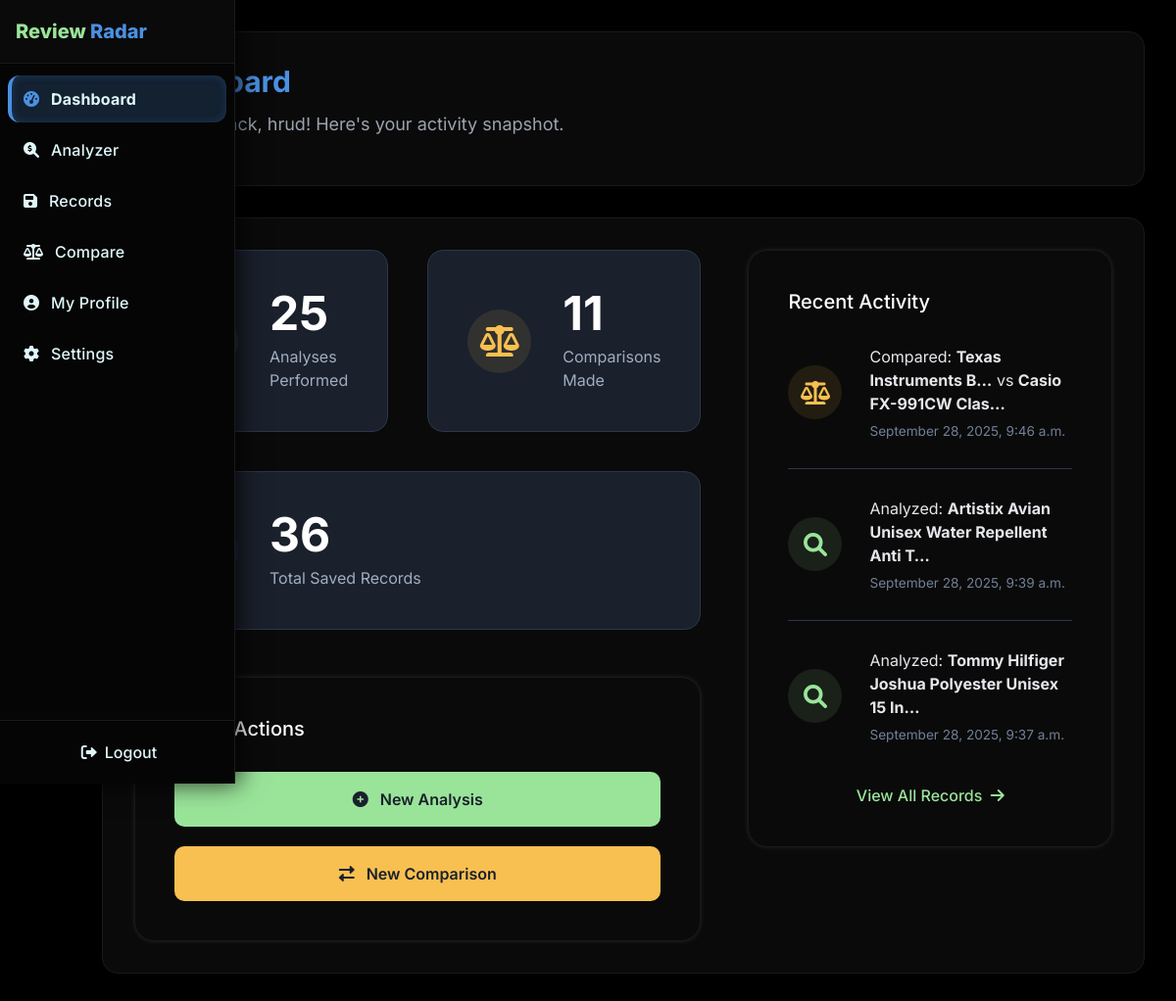
Before: /user/dashboard/ (signed in) with the older database file.
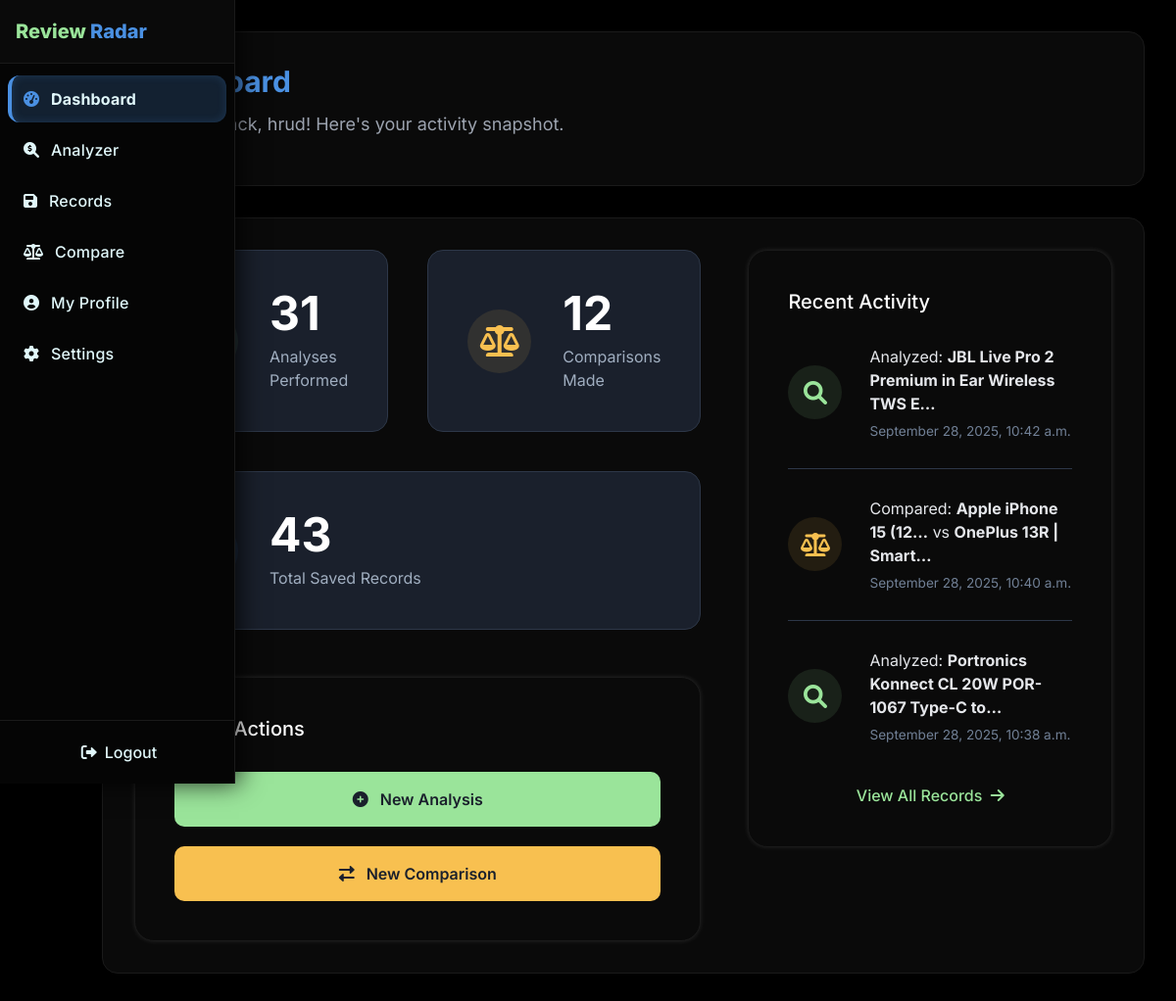
After: the same page with the newer database file.
### users/models.py (models this page shows, shortened)
class ProductComparison(models.Model):
    user = models.ForeignKey(User, on_delete=models.CASCADE, related_name='comparisons')
    product_url_1 = models.URLField(max_length=1024)
    product_name_1 = models.CharField(max_length=512)
    analysis_data_1 = models.JSONField()
    product_url_2 = models.URLField(max_length=1024)
    product_name_2 = models.CharField(max_length=512)
    analysis_data_2 = models.JSONField()
    comparison_metrics = models.JSONField()
    created_at = models.DateTimeField(auto_now_add=True)
    @property
    def record_type(self):
        return 'comparison'
    class Meta:
        ordering = ['-created_at']

class ProductAnalysis(models.Model):
    user = models.ForeignKey(User, on_delete=models.CASCADE, related_name='analyses')
    product_url = models.URLField(max_length=1024)
    product_name = models.CharField(max_length=512)
    analysis_data = models.JSONField()
    created_at = models.DateTimeField(auto_now_add=True)
    @property
    def record_type(self):
        return 'analysis'
    class Meta:
        ordering = ['-created_at']

### users/views.py (the view)
# urls.py: path('dashboard/', views.user_dashboard, name='user_dashboard'),
@login_required(login_url='/user/login/')
def user_dashboard(request):
    analyses_count = ProductAnalysis.objects.filter(user=request.user).count()
    comparisons_count = ProductComparison.objects.filter(user=request.user).count()
    user_analyses = ProductAnalysis.objects.filter(user=request.user)
    user_comparisons = ProductComparison.objects.filter(user=request.user)
    recent_records = sorted(
        chain(user_analyses, user_comparisons),
        key=attrgetter('created_at'),
        reverse=True
    )[:3] # Get the 3 most recent records
    context = {
        'analyses_count': analyses_count,
        'comparisons_count': comparisons_count,
        'saved_records_count': analyses_count + comparisons_count,
        'recent_records': recent_records
    }
    return render(request, "users/dashboard.html", context)

### users/templates/users/dashboard.html (shortened to what this page needs)
{% extends 'users/base.html' %}
{% load static %}
{% block page_title %}Dashboard{% endblock %}
{% block page_subtitle %}Welcome back, {{ user.first_name|default:user.username }}! Here's your activity snapshot.{% endblock %}
{% block content %}
<div class="dashboard-grid">
    <div class="left-column">
        <div class="stats-grid">
            <div class="stat-card">
                <div class="stat-icon" style="background-color: rgba(154, 228, 154, 0.1); color: #9ae49a;">
                    <i class="fas fa-search-dollar"></i>
                </div>
                <div class="stat-info">
                    <p class="stat-number">{{ analyses_count }}</p>
                    <p class="stat-label">Analyses Performed</p>
                </div>
            </div>
            <div class="stat-card">
                <div class="stat-icon" style="background-color: rgba(248, 192, 80, 0.1); color: #f8c050;">
                    <i class="fas fa-balance-scale"></i>
                </div>
                <div class="stat-info">
                    <p class="stat-number">{{ comparisons_count }}</p>
                    <p class="stat-label">Comparisons Made</p>
                </div>
            </div>
            <div class="stat-card full-span">
                <div class="stat-icon" style="background-color: rgba(74, 144, 226, 0.1); color: #4A90E2;">
                    <i class="fas fa-save"></i>
                </div>
                <div class="stat-info">
                    <p class="stat-number">{{ saved_records_count }}</p>
                    <p class="stat-label">Total Saved Records</p>
                </div>
            </div>
        </div>
        <div class="app-card">
            <div class="p-6">
                <h5 class="card-header">Quick Actions</h5>
                <div class="action-buttons">
                    <a href="{% url 'analyzer' %}" class="action-btn analyze-btn">
                        <i class="fas fa-plus-circle me-2"></i> New Analysis
                    </a>
                    <a href="{% url 'compare' %}" class="action-btn compare-btn">
                        <i class="fas fa-exchange-alt me-2"></i> New Comparison
                    </a>
                </div>
            </div>
        </div>
    </div>
    <div class="right-column">
        <div class="app-card">
            <div class="p-6">
                <h5 class="card-header">Recent Activity</h5>
                {% if recent_records %}
                <ul class="activity-list">
                    {% for record in recent_records %}
                    <li class="activity-item">
                        {% if record.record_type == 'analysis' %}
                        <div class="activity-icon-wrapper" style="background-color: rgba(154, 228, 154, 0.1);">
                            <i class="fas fa-search activity-icon" style="color: #9ae49a;"></i>
                        </div>
                        <div class="activity-content">
                            <p class="activity-title">Analyzed: <strong>{{ record.product_name|truncatechars:45 }}</strong></p>
                            <p class="activity-date">{{ record.created_at|date:"F j, Y, P" }}</p>
                        </div>
                        {% elif record.record_type == 'comparison' %}
                        <div class="activity-icon-wrapper" style="background-color: rgba(248, 192, 80, 0.1);">
                            <i class="fas fa-balance-scale activity-icon" style="color: #f8c050;"></i>
                        </div>
                        <div class="activity-content">
                            <p class="activity-title">Compared: <strong>{{ record.product_name_1|truncatechars:20 }}</strong> vs <strong>{{ record.product_name_2|truncatechars:20 }}</strong></p>
                            <p class="activity-date">{{ record.created_at|date:"F j, Y, P" }}</p>
                        </div>
                        {% endif %}
                    </li>
                    {% endfor %}
                </ul>
                <div style="text-align: center; margin-top: 2.5rem;">
                    <a href="{% url 'records' %}" class="view-all-link">View All Records <i class="fas fa-arrow-right ms-1"></i></a>
                </div>
                {% else %}
                <div class="text-center p-4">
                    <i class="fas fa-history fa-2x" style="color: #4A5568; margin-bottom: 1rem;"></i>
                    <p style="color: #A0AEC0;">No activity yet. Perform an analysis or comparison to get started!</p>
                </div>
                {% endif %}
            </div>
        </div>
    </div>
</div>
{% endblock %}

### users/templates/users/base.html (shortened to what this page needs)
<!DOCTYPE html>
<html lang="en">
<head>
    <link href="https://cdnjs.cloudflare.com/ajax/libs/font-awesome/6.0.0/css/all.min.css" rel="stylesheet">
    <link href="https://cdn.jsdelivr.net/npm/bootstrap@5.3.2/dist/css/bootstrap.min.css" rel="stylesheet">
</head>
<body>
    <div class="main-container">
        <nav class="sidebar" id="sidebar">
            <div class="sidebar-header">
            </div>
            <div class="sidebar-nav">
                <a href="{% url 'user_dashboard' %}" class="nav-item {% if request.resolver_match.url_name == 'user_dashboard' %}active{% endif %}">
                    <i class="fas fa-tachometer-alt"></i>
                </a>
                <a href="{% url 'analyzer' %}" class="nav-item {% if request.resolver_match.url_name == 'analyzer' %}active{% endif %}">
                    <i class="fas fa-search-dollar"></i>
                </a>
                <a href="{% url 'records' %}" class="nav-item {% if request.resolver_match.url_name == 'records' %}active{% endif %}">
                    <i class="fas fa-save"></i>
                </a>
                <a href="{% url 'compare' %}" class="nav-item {% if request.resolver_match.url_name == 'compare' %}active{% endif %}">
                    <i class="fas fa-balance-scale"></i>
                </a>
                <a href="#" class="nav-item {% if request.resolver_match.url_name == 'my_profile' %}active{% endif %}">
                    <i class="fas fa-user-circle"></i>
                </a>
                <a href="#" class="nav-item {% if request.resolver_match.url_name == 'settings' %}active{% endif %}">
                    <i class="fas fa-cog"></i>
                </a>
            </div>
            <div class="sidebar-footer">
                <form action="{% url 'logout' %}" method="post">
                    <button type="submit" class="logout-btn">
                        <i class="fas fa-sign-out-alt"></i>
                    </button>
                </form>
            </div>
        </nav>
        <main class="main-content">
            {% block content_header %}
            <div class="content-header">
                <h1>{% block page_title %}Dashboard{% endblock %}</h1>
                <p>{% block page_subtitle %}Welcome back! Here's a summary of your activity.{% endblock %}</p>
            </div>
            {% endblock %}
            <div class="content-body">
                {% block content %}{% endblock %}
            </div>
        </main>
    </div>
</body>
</html>

### users/templates/users/base.html (style rules this page uses)
:root { --sidebar-collapsed: 72px; --sidebar-expanded: 240px; --neon-green: #9ae49a; --neon-blue: #4A90E2; --neon-yellow: #f8c050; --neon-green-shadow: 0 0 15px rgba(154, 228, 154, 0.5); --neon-blue-shadow: 0 0 15px rgba(74, 144, 226, 0.5); }
* { margin: 0; padding: 0; box-sizing: border-box; }
body { font-family: 'Inter', sans-serif; background: #000000; color: #E0F7FA; min-height: 100vh; }
.main-container { display: flex; min-height: 100vh; }
.sidebar { width: var(--sidebar-collapsed); background: #050505; color: #E0F7FA; position: fixed; height: 100vh; overflow: hidden; transition: width 250ms ease, box-shadow 250ms ease; z-index: 1000; box-shadow: 4px 0 24px rgba(0, 0, 0, 0.8); border-right: 1px solid #1A1A1A; }
.sidebar-header { padding: 1.25rem 1rem; border-bottom: 1px solid #1A1A1A; background: #0A0A0A; display: flex; align-items: center; gap: 0.75rem; white-space: nowrap; }
.sidebar-nav { padding: 0.75rem 0.5rem; }
.nav-item { display: flex; align-items: center; padding: 0.75rem 0.75rem; color: #E0F7FA; text-decoration: none; transition: all 0.2s ease-in-out; border-radius: 12px; font-weight: 500; position: relative; gap: 0.75rem; white-space: nowrap; margin-bottom: 0.25rem; border-left: 4px solid transparent; }
.nav-item.active { background-color: rgba(74, 144, 226, 0.2); color: var(--neon-blue); border-left-color: var(--neon-blue); font-weight: 700; box-shadow: inset 0 0 10px rgba(74, 144, 226, 0.2); }
.sidebar-footer { position: absolute; bottom: 0; width: 100%; padding: 0.75rem; border-top: 1px solid #1A1A1A; }
.logout-btn { background: transparent; color: #E0F7FA; border: none; padding: 0.5rem 1rem; border-radius: 8px; cursor: pointer; width: 100%; font-weight: 500; transition: all 0.2s ease-in-out; display: flex; align-items: center; justify-content: center; gap: 0.5rem; text-decoration: none; border-left: 4px solid transparent; }
.main-content { flex: 1; margin-left: var(--sidebar-collapsed); padding: 2rem; background: #000000; min-height: 100vh; transition: margin-left 250ms ease; }
.content-header { background: #0A0A0A; padding: 2rem; border-radius: 16px; box-shadow: 0 4px 6px -1px rgba(0, 0, 0, 0.3); margin-bottom: 2rem; border: 1px solid #1A1A1A; }
.content-header h1 { color: var(--neon-blue); margin-bottom: 0.75rem; font-size: 1.875rem; font-weight: 700; line-height: 2.25rem; }
.content-header p { color: #9CA3AF; font-size: 1.125rem; line-height: 1.75rem; }
.content-body { background: #0A0A0A; padding: 2rem; border-radius: 16px; box-shadow: 0 4px 6px -1px rgba(0, 0, 0, 0.3); border: 1px solid #1A1A1A; }
.app-card { background: #0A0A0A; border: 1px solid #1A1A1A; border-radius: 20px; box-shadow: 0 0 5px rgba(255, 255, 255, 0.1); transition: transform 0.3s, box-shadow 0.3s; }

Changed rows visible on the page:
no longer on this page (row unchanged): ProductComparison: product_name_1 "Texas Instruments B…", product_name_2 "Casio FX-991CW Clas…", created_at "September 28, 2025, 9:46 a.m."
no longer on this page (row unchanged): ProductAnalysis: product_name "Artistix Avian Unisex Water Repellent Anti T…", created_at "September 28, 2025, 9:39 a.m."
no longer on this page (row unchanged): ProductAnalysis: product_name "Tommy Hilfiger Joshua Polyester Unisex 15 In…", created_at "September 28, 2025, 9:37 a.m."
added ProductAnalysis: product_name "JBL Live Pro 2 Premium in Ear Wireless TWS E…", created_at "September 28, 2025, 10:42 a.m."
added ProductComparison: product_name_1 "Apple iPhone 15 (12…", product_name_2 "OnePlus 13R | Smart…", created_at "September 28, 2025, 10:40 a.m."
added ProductAnalysis: product_name "Portronics Konnect CL 20W POR-1067 Type-C to…", created_at "September 28, 2025, 10:38 a.m."
Other visible differences:
{{ analyses_count }}: "25" → "31"
{{ comparisons_count }}: "11" → "12"
{{ saved_records_count }}: "36" → "43"
